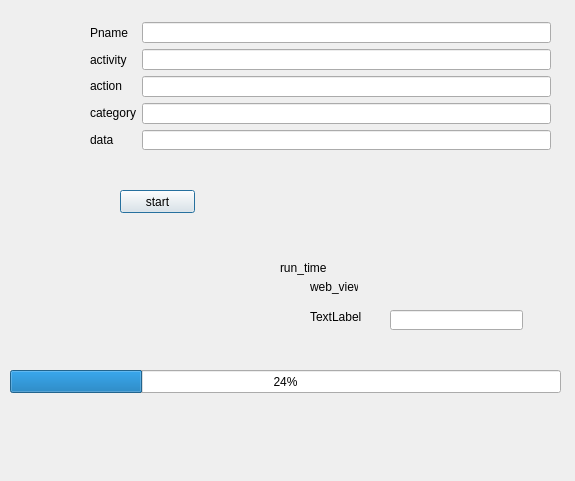
<?xml version="1.0" encoding="UTF-8"?>
<ui version="4.0">
 <class>Dialog</class>
 <widget class="QDialog" name="Dialog">
  <property name="geometry">
   <rect>
    <x>0</x>
    <y>0</y>
    <width>575</width>
    <height>481</height>
   </rect>
  </property>
  <property name="windowTitle">
   <string>Dialog</string>
  </property>
  <widget class="QLabel" name="label_5">
   <property name="geometry">
    <rect>
     <x>280</x>
     <y>260</y>
     <width>48</width>
     <height>16</height>
    </rect>
   </property>
   <property name="text">
    <string>run_time</string>
   </property>
  </widget>
  <widget class="QLabel" name="label_6">
   <property name="geometry">
    <rect>
     <x>310</x>
     <y>279</y>
     <width>48</width>
     <height>16</height>
    </rect>
   </property>
   <property name="text">
    <string>web_view</string>
   </property>
  </widget>
  <widget class="QLabel" name="label_7">
   <property name="geometry">
    <rect>
     <x>310</x>
     <y>309</y>
     <width>54</width>
     <height>16</height>
    </rect>
   </property>
   <property name="text">
    <string>TextLabel</string>
   </property>
  </widget>
  <widget class="QLineEdit" name="lineEdit_5">
   <property name="geometry">
    <rect>
     <x>390</x>
     <y>310</y>
     <width>133</width>
     <height>20</height>
    </rect>
   </property>
  </widget>
  <widget class="QPushButton" name="startButton">
   <property name="geometry">
    <rect>
     <x>120</x>
     <y>190</y>
     <width>75</width>
     <height>23</height>
    </rect>
   </property>
   <property name="text">
    <string>start</string>
   </property>
  </widget>
  <widget class="QProgressBar" name="progressBar">
   <property name="geometry">
    <rect>
     <x>10</x>
     <y>370</y>
     <width>551</width>
     <height>23</height>
    </rect>
   </property>
   <property name="value">
    <number>24</number>
   </property>
  </widget>
  <widget class="QWidget" name="layoutWidget">
   <property name="geometry">
    <rect>
     <x>90</x>
     <y>22</y>
     <width>461</width>
     <height>128</height>
    </rect>
   </property>
   <layout class="QHBoxLayout" name="horizontalLayout">
    <item>
     <layout class="QVBoxLayout" name="verticalLayout_2">
      <item>
       <widget class="QLabel" name="label">
        <property name="text">
         <string>Pname</string>
        </property>
        <property name="buddy">
         <cstring>lineEdit</cstring>
        </property>
       </widget>
      </item>
      <item>
       <widget class="QLabel" name="label_8">
        <property name="text">
         <string>activity</string>
        </property>
        <property name="buddy">
         <cstring>lineEdit_2</cstring>
        </property>
       </widget>
      </item>
      <item>
       <widget class="QLabel" name="label_2">
        <property name="text">
         <string>action</string>
        </property>
        <property name="buddy">
         <cstring>lineEdit_3</cstring>
        </property>
       </widget>
      </item>
      <item>
       <widget class="QLabel" name="label_4">
        <property name="text">
         <string>category</string>
        </property>
        <property name="buddy">
         <cstring>lineEdit_4</cstring>
        </property>
       </widget>
      </item>
      <item>
       <widget class="QLabel" name="label_3">
        <property name="text">
         <string>data</string>
        </property>
        <property name="buddy">
         <cstring>lineEdit_6</cstring>
        </property>
       </widget>
      </item>
     </layout>
    </item>
    <item>
     <layout class="QVBoxLayout" name="verticalLayout">
      <item>
       <widget class="QLineEdit" name="lineEdit"/>
      </item>
      <item>
       <widget class="QLineEdit" name="lineEdit_2"/>
      </item>
      <item>
       <widget class="QLineEdit" name="lineEdit_3"/>
      </item>
      <item>
       <widget class="QLineEdit" name="lineEdit_4"/>
      </item>
      <item>
       <widget class="QLineEdit" name="lineEdit_6"/>
      </item>
     </layout>
    </item>
   </layout>
  </widget>
 </widget>
 <resources/>
 <connections>
  <connection>
   <sender>startButton</sender>
   <signal>clicked(bool)</signal>
   <receiver>Dialog</receiver>
   <slot>accept()</slot>
   <hints>
    <hint type="sourcelabel">
     <x>184</x>
     <y>202</y>
    </hint>
    <hint type="destinationlabel">
     <x>153</x>
     <y>242</y>
    </hint>
   </hints>
  </connection>
 </connections>
</ui>
